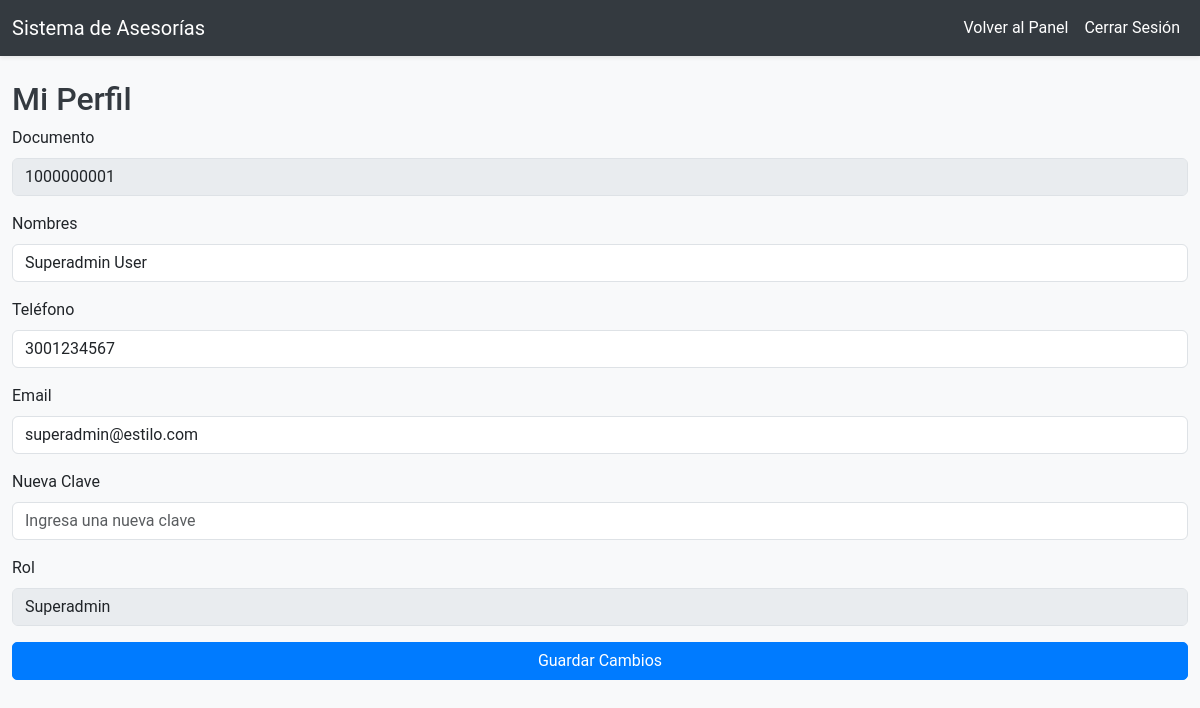
Page /perfil.php (signed in) on the committed database.
### tables this page shows
CREATE TABLE `usuarios` (
  `documento` varchar(11) NOT NULL,
  `nombres` varchar(40) NOT NULL,
  `telefono` varchar(20) NOT NULL,
  `email` varchar(150) NOT NULL,
  `clave` varchar(255) NOT NULL,
  `id_empresa` int(11) NOT NULL,
  `id_rol` int(11) NOT NULL
);

CREATE TABLE `rol` (
  `id_rol` int(11) NOT NULL,
  `roles` varchar(20) NOT NULL
);

### perfil.php (the view, shortened to what this page needs)
<?php
$host = '127.0.0.1';
$db = 'estilo_personal_hombres';
$user = 'root';
$pass = '';
$charset = 'utf8mb4';
$dsn = "mysql:host=$host;dbname=$db;charset=$charset";
$options = [
    PDO::ATTR_ERRMODE => PDO::ERRMODE_EXCEPTION,
    PDO::ATTR_DEFAULT_FETCH_MODE => PDO::FETCH_ASSOC,
    PDO::ATTR_EMULATE_PREPARES => false,
];
try {
    $pdo = new PDO($dsn, $user, $pass, $options);
} catch (PDOException $e) {
    die("Error de conexión: " . $e->getMessage());
}
$documento = $_SESSION['documento'];
$stmt = $pdo->prepare("SELECT u.*, r.roles AS rol
                       FROM usuarios u
                       JOIN rol r ON u.id_rol = r.id_rol
                       WHERE u.documento = ?");
$stmt->execute([$documento]);
$usuario = $stmt->fetch();
?>
<!DOCTYPE html>
<html lang="es">
<head>
    <link href="css/bootstrap.min.css" rel="stylesheet">
    <link href="css/estilo.css" rel="stylesheet">
</head>
<body>
    <nav class="navbar navbar-expand-lg navbar-light bg-light shadow-sm">
        <div class="container">
            <a class="navbar-brand" href="#">Sistema de Asesorías</a>
            <div class="navbar-nav ms-auto">
                <?php if ($_SESSION['rol'] == 'Superadmin'): ?>
                    <a class="nav-link" href="superadmin.php">Volver al Panel</a>
                <?php elseif ($_SESSION['rol'] == 'Admin'): ?>
                    <a class="nav-link" href="admin.php">Volver al Panel</a>
                <?php else: ?>
                    <a class="nav-link" href="usuario.php">Volver al Panel</a>
                <?php endif; ?>
                <a class="nav-link" href="logout.php">Cerrar Sesión</a>
            </div>
        </div>
    </nav>
    <div class="container mt-4">
        <h2>Mi Perfil</h2>
        <form method="POST">
            <div class="mb-3">
                <label for="documento" class="form-label">Documento</label>
                <input type="text" class="form-control" id="documento" value="<?php echo htmlspecialchars($usuario['documento']); ?>" disabled>
            </div>
            <div class="mb-3">
                <label for="nombres" class="form-label">Nombres</label>
                <input type="text" class="form-control" id="nombres" name="nombres" value="<?php echo htmlspecialchars($usuario['nombres']); ?>" required>
            </div>
            <div class="mb-3">
                <label for="telefono" class="form-label">Teléfono</label>
                <input type="text" class="form-control" id="telefono" name="telefono" value="<?php echo htmlspecialchars($usuario['telefono']); ?>" required>
            </div>
            <div class="mb-3">
                <label for="email" class="form-label">Email</label>
                <input type="email" class="form-control" id="email" name="email" value="<?php echo htmlspecialchars($usuario['email']); ?>" required>
            </div>
            <div class="mb-3">
                <label for="clave" class="form-label">Nueva Clave</label>
                <input type="password" class="form-control" id="clave" name="clave" placeholder="Ingresa una nueva clave" required>
            </div>
            <div class="mb-3">
                <label for="rol" class="form-label">Rol</label>
                <input type="text" class="form-control" id="rol" value="<?php echo htmlspecialchars($usuario['rol']); ?>" disabled>
            </div>
            <div class="d-grid">
                <button type="submit" class="btn btn-primary">Guardar Cambios</button>
            </div>
        </form>
    </div>
</body>
</html>

### css/estilo.css (style rules this page uses)
body { background-color: #f8f9fa; font-family: 'Roboto', sans-serif; }
.navbar { background-color: #343a40 !important; }
.navbar-brand, .nav-link { color: #ffffff !important; }
h2, h3, h4 { color: #343a40; }
.btn-primary { background-color: #007bff; border-color: #007bff; border-radius: 5px; }
.container { max-width: 1200px; }

### rows in the picture
usuarios: documento "1000000001", nombres "Superadmin User", telefono "3001234567", email "superadmin@estilo.com", id_rol.roles "Superadmin"
